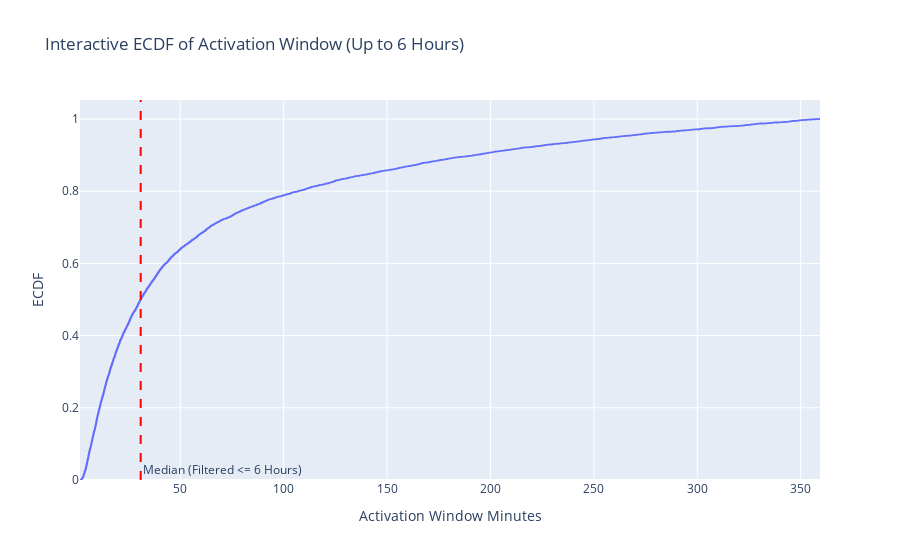

Write notebook code for a chart like this one.
### Code cell
import plotly.express as px

fig = px.ecdf(
    filtered_df,
    x="activation_window_minutes",
    title="Interactive ECDF of Activation Window (Up to 6 Hours)",
)

fig.add_vline(
    x=filtered_activation_window_percentiles[0.5],
    line_dash="dash",
    line_color="red",
    annotation_text="Median (Filtered <= 6 Hours)",
    annotation_position="bottom right",
)

fig.update_xaxes(title="Activation Window Minutes")
fig.update_yaxes(title="ECDF")
fig.show()

### Figure 1 — Plotly figure (JSON) as saved in the notebook; plotly's stock layout.template omitted (floating-point values rounded to 4 significant figures; data arrays with more than 128 entries replaced by an {"elided": "..."} marker saying what was removed)
{"data": [{"hovertemplate": "activation_window_minutes=%{x}<br>probability=%{y}<extra></extra>", "legendgroup": "", "line": {"dash": "solid", "shape": "hv"}, "marker": {"color": "#636efa", "symbol": "circle"}, "mode": "lines", "name": "", "showlegend": false, "type": "scattergl", "x": {"elided": "8202 float values"}, "xaxis": "x", "y": {"elided": "8202 float values"}, "yaxis": "y"}], "layout": {"annotations": [{"showarrow": false, "text": "Median (Filtered <= 6 Hours)", "x": 30.88, "xanchor": "left", "xref": "x", "y": 0, "yanchor": "bottom", "yref": "y domain"}], "legend": {"tracegroupgap": 0}, "shapes": [{"line": {"color": "red", "dash": "dash"}, "type": "line", "x0": 30.88, "x1": 30.88, "xref": "x", "y0": 0, "y1": 1, "yref": "y domain"}], "title": {"text": "Interactive ECDF of Activation Window (Up to 6 Hours)"}, "xaxis": {"anchor": "y", "domain": [0, 1], "title": {"text": "Activation Window Minutes"}}, "yaxis": {"anchor": "x", "domain": [0, 1], "rangemode": "tozero", "title": {"text": "ECDF"}}}}
